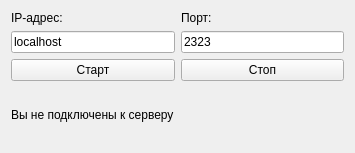
<?xml version="1.0" encoding="UTF-8"?>
<ui version="4.0">
 <class>ClientGUI</class>
 <widget class="QMainWindow" name="ClientGUI">
  <property name="geometry">
   <rect>
    <x>0</x>
    <y>0</y>
    <width>355</width>
    <height>153</height>
   </rect>
  </property>
  <property name="windowTitle">
   <string>Connection</string>
  </property>
  <widget class="QWidget" name="centralWidget">
   <layout class="QGridLayout" name="gridLayout">
    <item row="0" column="0">
     <layout class="QVBoxLayout" name="verticalLayout_3">
      <item>
       <layout class="QHBoxLayout" name="horizontalLayout_2">
        <item>
         <layout class="QVBoxLayout" name="verticalLayout">
          <item>
           <widget class="QLabel" name="ipLabel">
            <property name="text">
             <string>IP-адрес:</string>
            </property>
           </widget>
          </item>
          <item>
           <widget class="QLineEdit" name="ipEdit">
            <property name="text">
             <string>localhost</string>
            </property>
           </widget>
          </item>
         </layout>
        </item>
        <item>
         <layout class="QVBoxLayout" name="verticalLayout_2">
          <item>
           <widget class="QLabel" name="portLabel">
            <property name="text">
             <string>Порт:</string>
            </property>
           </widget>
          </item>
          <item>
           <widget class="QLineEdit" name="portEdit">
            <property name="text">
             <string>2323</string>
            </property>
           </widget>
          </item>
         </layout>
        </item>
       </layout>
      </item>
      <item>
       <layout class="QHBoxLayout" name="horizontalLayout">
        <item>
         <widget class="QPushButton" name="connectButton">
          <property name="text">
           <string>Старт</string>
          </property>
         </widget>
        </item>
        <item>
         <widget class="QPushButton" name="disconnectButton">
          <property name="text">
           <string>Стоп</string>
          </property>
         </widget>
        </item>
       </layout>
      </item>
     </layout>
    </item>
    <item row="1" column="0">
     <widget class="QLabel" name="statusLabel">
      <property name="text">
       <string>Вы не подключены к серверу</string>
      </property>
     </widget>
    </item>
   </layout>
   <zorder></zorder>
   <zorder>statusLabel</zorder>
  </widget>
 </widget>
 <layoutdefault spacing="6" margin="11"/>
 <resources/>
 <connections/>
</ui>
